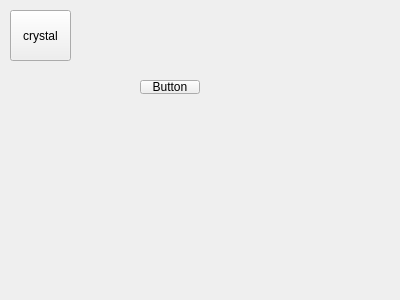
<?xml version="1.0" encoding="UTF-8"?>
<ui version="4.0">
 <class>MainWidget</class>
 <widget class="QWidget" name="MainWidget">
  <property name="geometry">
   <rect>
    <x>0</x>
    <y>0</y>
    <width>400</width>
    <height>300</height>
   </rect>
  </property>
  <property name="windowTitle">
   <string>MainWidget</string>
  </property>
  <widget class="SYPushButton" name="pushButton">
   <property name="geometry">
    <rect>
     <x>140</x>
     <y>80</y>
     <width>60</width>
     <height>14</height>
    </rect>
   </property>
   <property name="minimumSize">
    <size>
     <width>60</width>
     <height>14</height>
    </size>
   </property>
   <property name="maximumSize">
    <size>
     <width>60</width>
     <height>14</height>
    </size>
   </property>
   <property name="font">
    <font>
     <family>Lucida Grande</family>
     <pointsize>9</pointsize>
    </font>
   </property>
   <property name="text">
    <string>Button</string>
   </property>
  </widget>
  <widget class="QPushButton" name="pushButton_style">
   <property name="geometry">
    <rect>
     <x>10</x>
     <y>10</y>
     <width>61</width>
     <height>51</height>
    </rect>
   </property>
   <property name="text">
    <string>crystal</string>
   </property>
  </widget>
 </widget>
 <layoutdefault spacing="6" margin="11"/>
 <customwidgets>
  <customwidget>
   <class>SYPushButton</class>
   <extends>QPushButton</extends>
   <header location="global">sypushbutton.h</header>
  </customwidget>
 </customwidgets>
 <resources/>
 <connections/>
</ui>
